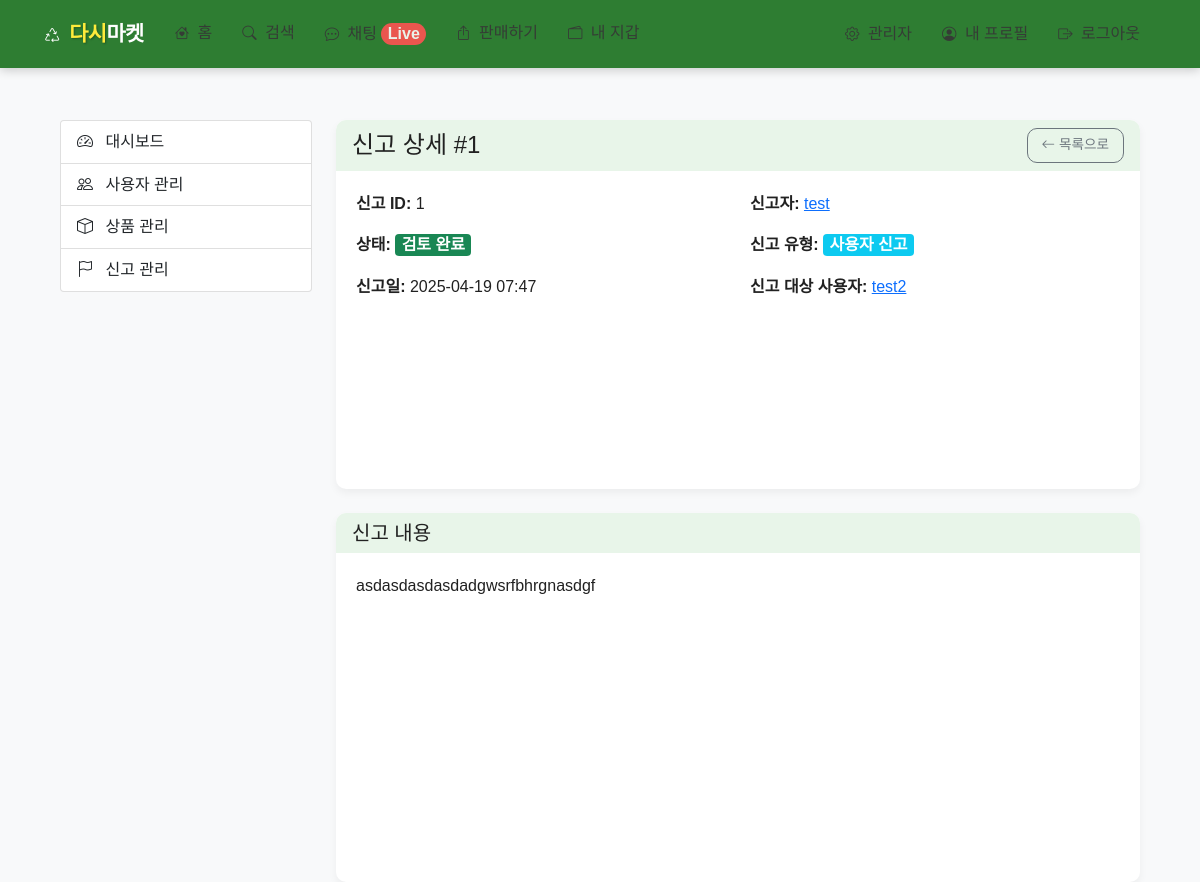
The page /admin/reports/1 (signed in) on the database its author committed.
### app/models.py (models this page shows, shortened)
class Report(db.Model):
    __tablename__ = 'reports'
    id = db.Column(db.Integer, primary_key=True)
    reporter_id = db.Column(db.Integer, db.ForeignKey('users.id'), nullable=False)
    reported_id = db.Column(db.Integer, db.ForeignKey('users.id'), nullable=True)
    product_id = db.Column(db.Integer, db.ForeignKey('products.id'), nullable=True)
    reason = db.Column(db.Text, nullable=False)
    status = db.Column(db.String(20), default='pending')  # pending, reviewed, dismissed
    created_at = db.Column(db.DateTime, default=datetime.utcnow)
    reporter = db.relationship('User', foreign_keys=[reporter_id], backref='reported_reports')
    reported = db.relationship('User', foreign_keys=[reported_id], backref='received_reports')
    product = db.relationship('Product', backref='reports')

class User(UserMixin, db.Model):
    __tablename__ = 'users'
    id = db.Column(db.Integer, primary_key=True)
    email = db.Column(db.String(120), unique=True, nullable=False)
    password_hash = db.Column(db.String(256), nullable=False)
    username = db.Column(db.String(64), nullable=False)
    profile_image = db.Column(db.String(120), nullable=True)
    created_at = db.Column(db.DateTime, default=datetime.utcnow)
    is_admin = db.Column(db.Boolean, default=False)
    is_active = db.Column(db.Boolean, default=True)
    bank_name = db.Column(db.String(50), nullable=True)
    account_number = db.Column(db.String(30), nullable=True)
    products = db.relationship('Product', backref='seller', lazy='dynamic')
    wallet = db.relationship('Wallet', backref='user', uselist=False)

### app/admin/routes.py (the view, shortened to what this page needs)
@bp.route('/reports/<int:report_id>', methods=['GET', 'POST'])
@login_required
@admin_required
def report_detail(report_id):
    report = Report.query.get_or_404(report_id)
    reporter = User.query.get(report.reporter_id)
    reported = User.query.get(report.reported_id)
    product = Product.query.get(report.product_id) if report.product_id else None
    return render_template('admin/report_detail.html', title=f'신고 #{report.id}',
                          report=report, reporter=reporter,
                          reported=reported, product=product)

### app/admin/routes.py (called while the page is built)
def admin_required(f):
    @wraps(f)
    def decorated_function(*args, **kwargs):
        if not current_user.is_authenticated or not current_user.is_admin:
            flash('관리자 권한이 필요합니다.')
            return redirect(url_for('main.index'))
        return f(*args, **kwargs)
    return decorated_function

### app/models.py (called while the page is built)
@login_manager.user_loader
def load_user(id):
    return User.query.get(int(id))

### app/templates/admin/report_detail.html (shortened to what this page needs)
{% extends 'base.html' %}
{% block content %}
<div class="container py-4">
    <div class="row">
        <div class="col-md-3">
            {% include 'admin/layout.html' %}
        </div>
        <div class="col-md-9">
            <div class="card mb-4">
                <div class="card-header d-flex justify-content-between align-items-center">
                    <h4 class="mb-0">신고 상세 #{{ report.id }}</h4>
                    <a href="{{ url_for('report.admin_reports') }}" class="btn btn-sm btn-outline-secondary">
                        <i class="bi bi-arrow-left"></i> 목록으로
                    </a>
                </div>
                <div class="card-body">
                    <div class="row">
                        <div class="col-md-6">
                            <div class="mb-3">
                                <strong>신고 ID:</strong>
                                <span>{{ report.id }}</span>
                            </div>
                            <div class="mb-3">
                                <strong>상태:</strong>
                                {% if report.status == 'pending' %}
                                    <span class="badge bg-warning text-dark">대기 중</span>
                                {% elif report.status == 'reviewed' %}
                                    <span class="badge bg-success">검토 완료</span>
                                {% elif report.status == 'dismissed' %}
                                    <span class="badge bg-secondary">기각됨</span>
                                {% endif %}
                            </div>
                            <div class="mb-3">
                                <strong>신고일:</strong>
                                <span>{{ report.created_at|format_datetime }}</span>
                            </div>
                        </div>
                        <div class="col-md-6">
                            <div class="mb-3">
                                <strong>신고자:</strong>
                                <span>
                                    <a href="{{ url_for('auth.profile', user_id=report.reporter_id) }}">
                                        {{ report.reporter.username }}
                                    </a>
                                </span>
                            </div>
                            <div class="mb-3">
                                <strong>신고 유형:</strong>
                                <span>
                                    {% if report.reported_id %}
                                        <span class="badge bg-info">사용자 신고</span>
                                    {% elif report.product_id %}
                                        <span class="badge bg-success">상품 신고</span>
                                    {% endif %}
                                </span>
                            </div>
                            {% if report.reported_id %}
                            <div class="mb-3">
                                <strong>신고 대상 사용자:</strong>
                                <span>
                                    <a href="{{ url_for('auth.profile', user_id=report.reported_id) }}">
                                        {{ report.reported.username }}
                                    </a>
                                </span>
                            </div>
                            {% endif %}
                        </div>
                    </div>
                </div>
            </div>
            <div class="card mb-4">
                <div class="card-header">
                    <h5 class="mb-0">신고 내용</h5>
                </div>
                <div class="card-body">
                    <div class="mb-0">
                        {{ report.reason|nl2br }}
                    </div>
                </div>
            </div>
        </div>
    </div>
</div>
{% endblock %}

### app/static/css/style.css (style rules this page uses)
:root { --primary-color: #FF7E36; --secondary-color: #56C4C5; --accent-color: #3A86FF; --light-color: #FFF8F0; --dark-color: #363636; --gray-color: #f8f9fa; --border-radius: 10px; --box-shadow: 0 4px 12px rgba(0, 0, 0, 0.08); }
body { font-family: 'Pretendard', 'Noto Sans KR', -apple-system, BlinkMacSystemFont, sans-serif; background-color: var(--light-color); color: var(--dark-color); line-height: 1.6; padding-bottom: 0; }
.btn { border-radius: var(--border-radius); font-weight: 500; padding: 10px 20px; transition: all 0.2s ease; }
.btn-sm { padding: 6px 14px; font-size: 0.85rem; }
.container { padding: 20px 15px; }
.card { border-radius: var(--border-radius); border: none; box-shadow: var(--box-shadow); transition: transform 0.3s ease, box-shadow 0.3s ease; overflow: hidden; height: 100%; background-color: white; }
.card-body { padding: 1.25rem; }

### app/templates/base.html (style rules this page uses)
:root { --primary-color: #2E7D32; --secondary-color: #1B5E20; --accent-color: #FF5252; --accent-color-dark: #D32F2F; --background-color: #F8F9FA; --light-accent: #E8F5E9; --text-color: #212121; --light-text: #FFFFFF; --border-radius: 10px; }
body { font-family: 'Pretendard', 'Noto Sans KR', sans-serif; background-color: var(--background-color); color: var(--text-color); }
.card { border-radius: var(--border-radius); box-shadow: 0 4px 8px rgba(0, 0, 0, 0.05); border: none; }
.card-header { background-color: var(--light-accent); border-bottom: none; font-weight: 600; }
.badge { font-size: inherit; padding: 0.2em 0.4em; }

### rows shown on the page
Report: id "1", created_at "2025-04-19 07:47", reason "asdasdasdasdadgwsrfbhrgnasdgf"
User: reporter.username "test"
User: reported.username "test2"
